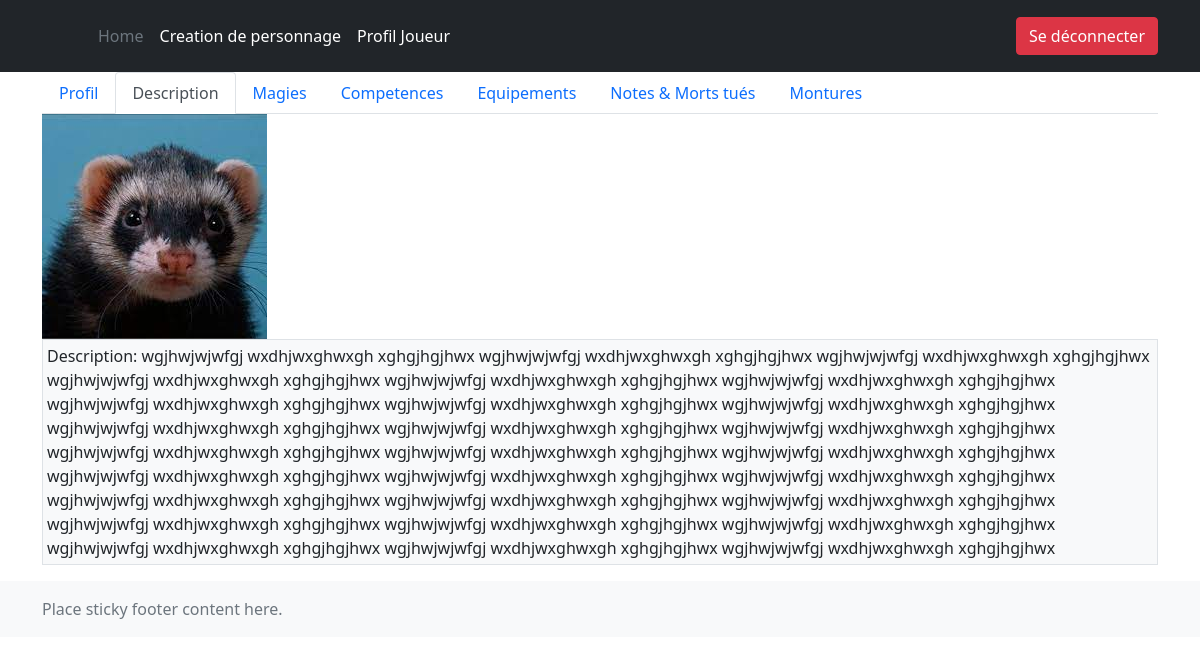
The page /liste_personnages/3/description/ (signed in) on the database its author committed.
### player/models.py (models this page shows, shortened)
class Player(models.Model):
    nom = models.CharField(max_length=50, blank=False, null=False)
    race = models.CharField(max_length=50, blank=True, null=True)
    sexe = models.CharField(max_length=50, blank=True, null=True)
    vocation = models.CharField(max_length=50, blank=True, null=True)
    alignement = models.CharField(max_length=50, blank=True, null=True)
    age = models.PositiveIntegerField(blank=True, null=True)
    taille = models.CharField(max_length=50, blank=True, null=True)
    poids = models.CharField(max_length=50, blank=True, null=True)
    cheveux = models.CharField(max_length=50, blank=True, null=True)
    yeux = models.CharField(max_length=50, blank=True, null=True)
    carriere_actuelle = models.CharField(max_length=50, blank=True, null=True)
    cheminement_professionel = models.TextField(blank=True, null=True)
    debouches = models.TextField(blank=True, null=True)
    photo = models.ImageField(upload_to="photo_perso/", blank=True, null=True)
    date_creation = models.DateTimeField(auto_now_add=True)
    point_magie = models.IntegerField(blank=True, null=True)
    point_destin = models.IntegerField(blank=True, null=True)
    point_folie = models.IntegerField(blank=True, null=True)
    famillier = models.CharField(max_length=50, blank=True, null=True)
    nombre_sort = models.IntegerField(blank=True, null=True)
    langue = models.CharField(max_length=50, blank=True, null=True)
    description_perso = models.TextField(blank=True, null=True)
    experience = models.IntegerField(blank=True, null=True)
    encombrement_max = models.IntegerField(blank=True, null=True)
    encombrement_actuel = models.IntegerField(blank=True, null=True)
    recuperation_pm = models.TextField(blank=True, null=True)
    note = models.TextField(blank=True, null=True)
    mort_tuer = models.TextField(blank=True, null=True)
    joueur = models.ForeignKey(to=CustomUser, on_delete=models.CASCADE)
    class Meta:
        verbose_name = "Player"
        verbose_name_plural = "Players"

### player/views.py (the view)
# urls.py: path('<int:pk>/description/', ResumeDetail.as_view(), name='description'),
class ResumeDetail(DetailView):
    model = Player
    context_object_name = "player"
    template_name = "description/resume_details.html"

### player/templates/description/resume_details.html
{% extends "base/base.html" %}
{% load static %}
{% block content %}
{% if user.is_authenticated %}
    <div class="container">
        <ul class="nav nav-tabs">
            <li class="nav-item">
            <a class="nav-link " aria-current="page" href="{% url 'playeur:details_personnage' pk=player.id %}">Profil</a>
            </li>
            <li class="nav-item">
            <a class="nav-link active" href="{% url 'playeur:description' pk=player.id %}">Description</a>
            </li>
            <li class="nav-item">
            <a class="nav-link" href="{% url 'playeur:magie' pk=player.id %}">Magies</a>
            </li>
            <li class="nav-item">
                <a class="nav-link" href="{% url 'playeur:competences' pk=player.id %}">Competences</a>
            </li>
            <li class="nav-item">
                <a class="nav-link" href="{% url 'playeur:equipements' pk=player.id %}">Equipements</a>
            </li>
            <li class="nav-item">
                <a class="nav-link" href="{% url 'playeur:morts_tuer' pk=player.id %}">Notes & Morts tués</a>
            </li>
            <li class="nav-item">
                <a class="nav-link" href="{% url 'playeur:montures' pk=player.id %}">Montures</a>
            </li>
        </ul>
        <div class="row">
            <div class="col-auto order-first">
                {% if player.photo %}
                        <img src="{{ player.photo.url }}"alt="Image">
                {% endif %}
            </div>
            <div class="col-auto">
                <p class="p-1 border bg-light">Description: {{ player.description_perso }}</p>
            </div>
        </div>
    </div>
{% endif %}
{% endblock %}

### rows shown on the page
Player: photo (picture), description_perso "wgjhwjwjwfgj wxdhjwxghwxgh xghgjhgjhwx wgjhwjwjwfgj wxdhjwxghwxgh xghgjhgjhwx wgjhwjwjwfgj wxdhjwxghwxgh xghgjhgjhwx wgjhwjwjwfgj wxdhjwxghwxgh xghgjhgjhwx wgjhwjwjwfgj wxdhjwxghwxgh xghgjhgjhwx wgjhwjwjwfgj wxdhjwxghwxgh xghgjhgjhwx wgjhwjwjwfgj wxdhjwxghwxgh xghgjhgjhwx wgjhwjwjwfgj wxdhjwxghwxgh xghgjhgjhwx wgjhwjwjwfgj wxdhjwxghwxgh xghgjhgjhwx wgjhwjwjwfgj wxdhjwxghwxgh xghgjhgjhwx wgjhwjwjwfgj wxdhjwxghwxgh xghgjhgjhwx wgjhwjwjwfgj wxdhjwxghwxgh xghgjhgjhwx wgjhwjwjwfgj wxdhjwxghwxgh xghgjhgjhwx wgjhwjwjwfgj wxdhjwxghwxgh xghgjhgjhwx wgjhwjwjwfgj wxdhjwxghwxgh xghgjhgjhwx wgjhwjwjwfgj wxdhjwxghwxgh xghgjhgjhwx wgjhwjwjwfgj wxdhjwxghwxgh xghgjhgjhwx wgjhwjwjwfgj wxdhjwxghwxgh…"
